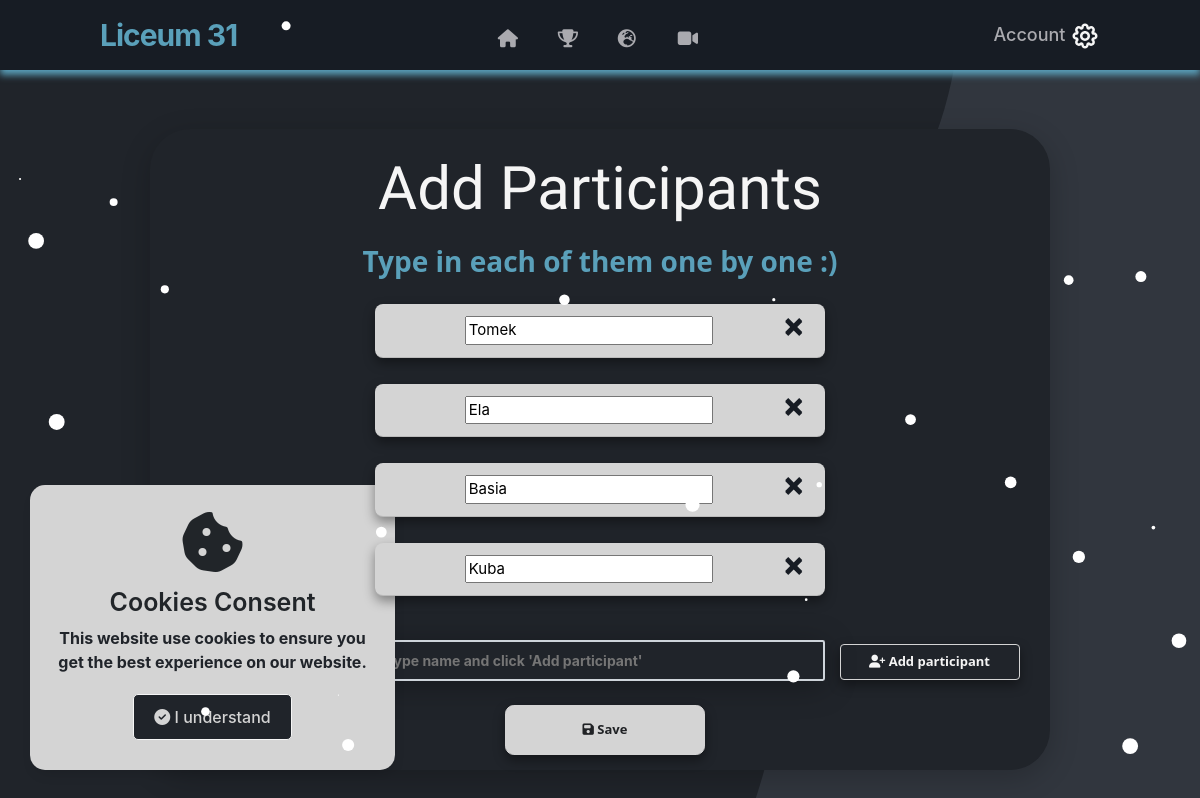
Before: /new-players (signed in) with the older database file.
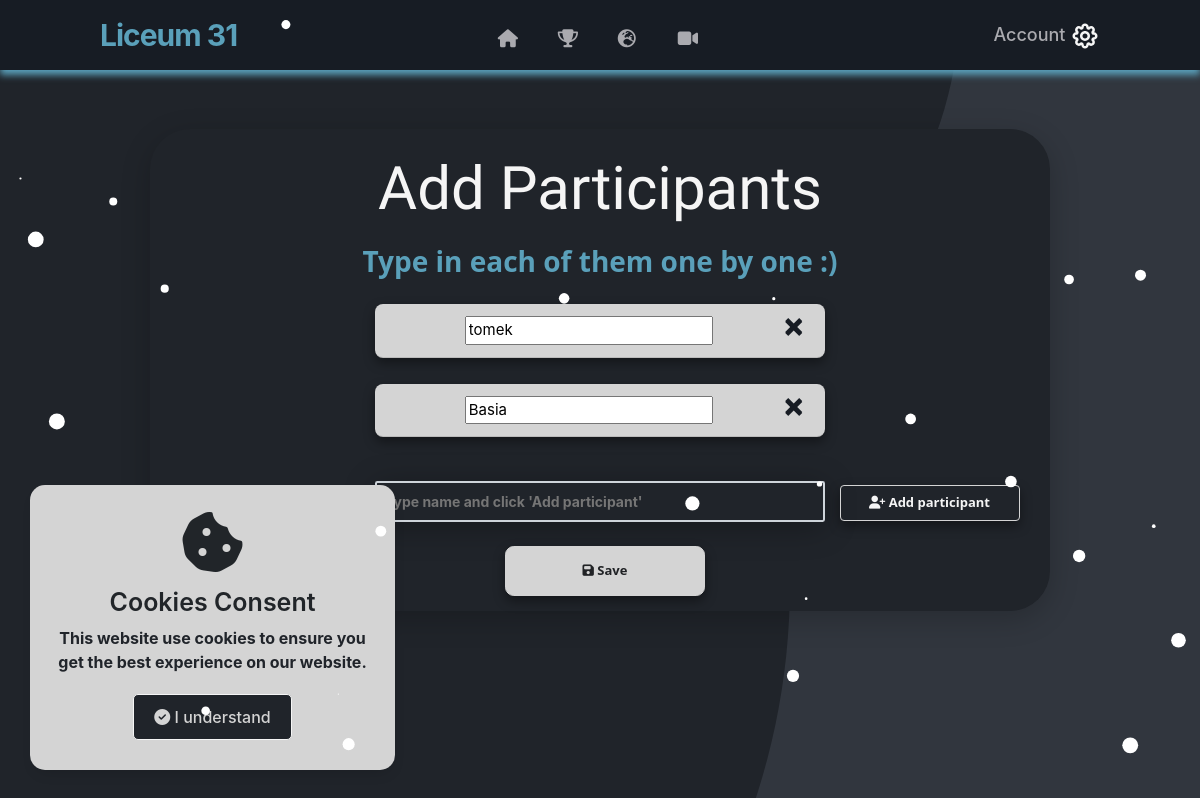
After: the same page with the newer database file.
### website/models.py (models this page shows)
class Opponent(db.Model):
    id = db.Column(db.Integer,primary_key=True)
    tournament_id = db.Column(db.Integer,db.ForeignKey('tournament.id'))
    email = db.Column(db.String(150))
    standing = db.relationship('Standing')
    name = db.Column(db.String(100000))

### website/views.py (the view, shortened to what this page needs)
@views.route('/new-players', methods=['GET', 'POST'])
@login_required
def get_players_manually():
    tournamentDTO = TournamentController()
    tournamentDTO.Load(current_user.current_tournament_id)
    partizipantsNumberLimit = 100
    return render_template("new_players.html", user=current_user, tournament=tournamentDTO.tournament)

### website/Classes.py (called while the page is built)
    def Load(self, id):
        self.tournament = Tournament.query.get(id)

### website/__init__.py (called while the page is built)
def create_app():
    app = Flask(__name__)
    app.config['SECRET_KEY'] = 'kjabwdlajbal'
    app.config['SQLALCHEMY_DATABASE_URI'] = f'sqlite:///{DB_NAME}'
    app.config['SQLALCHEMY_TRACK_MODIFICATIONS'] = False
    app.config['TRAP_HTTP_EXCEPTIONS']=True
    db.init_app(app)  # inicjowanie bazy danych dla aplikacji
    from .views import views
    from .auth import auth
    app.register_blueprint(views, url_prefix='/')
    app.register_blueprint(auth, url_prefix='/')
    from .models import User
    create_datebase(app)
    login_manager = LoginManager()
    login_manager.login_view = 'auth.login'
    login_manager.init_app(app)
    @login_manager.user_loader
    def load_user(id):
        return User.query.get(int(id))
    return app

### website/templates/new_players.html
{% extends "base.html" %} {% block title %}Schedule Generator{% endblock %} {% block content %}
<section class="newplayers_box_container container_newplayer">
  <br />
  <h3 align="center">Add Participants</h3>
  <h4 class="h4_main" style="color: #5aa0ba;" align="center">Type in each of them one by one :)</h4>
  <ol class="list-group list-group-flush" id="notes">
    {% for opponent in tournament.opponents %}
    <li align="center" class="list-group-item">
      <input type="text " name="movielink" value="{{opponent.name}}" />
      <button type="button" class="close" onClick="deletePlayer({{opponent.id}})">
        <span aria-hidden="true">&times;</span>
      </button>
    </li>
    {% endfor %}
  </ol>
  <br />
  <form method="POST">
    <div align="left">
      <input style="display: inline-block" name="player" class="form_control"
        placeholder="Type name and click 'Add participant'" type="text" />
      <button id="btn" type="submit" class="btn-add">
        <i class="fas fa-user-plus"></i>
        Add participant
      </button>
    </div>
    <br />
    <div align="center">
      <a href="/schedule">
        <button id="btn" type="button" onclick="return clicked();" class="btn-danger_nav_generator_home">
          <i class="fas fa-save"></i>
          Save
        </button>
      </a>
  </form>
  </div>
</section>
{% endblock %}

Changed rows visible on the page:
removed Opponent: movielink "Tomek"
removed Opponent: movielink "Ela"
removed Opponent: movielink "Kuba"
added Opponent: movielink "tomek"
